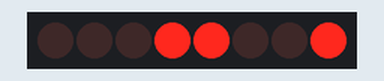
The sketch below on a simulated Arduino Uno, built with avr-gcc and run on an emulated ATmega328P. Shown: 8 shift-register outputs drawn as a row of LEDs (first output left, lit = HIGH). Wiring (inferred from the names in the program): shift register (74HC595): data pin 11; shift clock pin 12; latch pin 8. Wiring (inferred from the signals the program sends): row of LEDs: on Q0, Q1, Q2, Q3, Q4, Q5, Q6, Q7.

Above: at 0.1 s.
At 10.1 s:
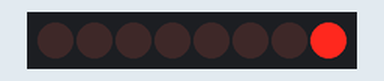
At 20.1 s:
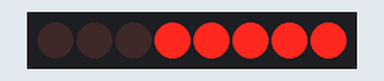
At 30.1 s:
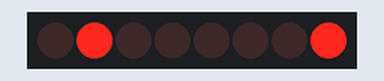
Timing chart, 0 to 31.6 s (numbered marks = the images above):
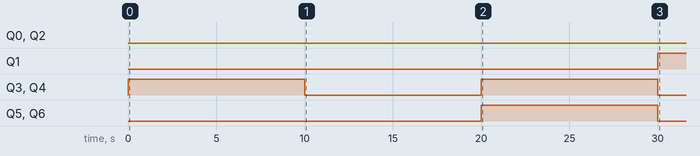

The sketch:

Demo4Test.ino
```cpp
const byte ledCharSet[10] =
{
  //abcdefgp
  0b00011001, // 9
  0b00000001, // 8
  0b00011111, // 7
  0b01000001, // 6
  0b01001001, // 5
  0b10011001, // 4
  0b00001101, // 3
  0b00100101, // 2
  0b10011111, // 1
  0b00000011, // 0
};

const int latchPin = 8;
const int clockPin = 12;
const int dataPin = 11;

void setup()
{
  pinMode(latchPin, OUTPUT);
  pinMode(clockPin, OUTPUT);
  pinMode(dataPin, OUTPUT);
}

void loop() {
  for (int i = 0; i < 10; i++) {
    for (int j = 0 ; j < 10 ; j ++) {
      digitalWrite(latchPin, 0);
      shiftOut(dataPin, clockPin, LSBFIRST, ledCharSet[j]);
      digitalWrite(latchPin, 1);
      digitalWrite(latchPin, 0);
      shiftOut(dataPin, clockPin, LSBFIRST, ledCharSet[i]);
      digitalWrite(latchPin, 1);
      delay(1000);
    }
  }
}
```

Measured:
- by itself, Q1: LOW → HIGH at 30.0 s
- by itself, Q3, Q4: alternates HIGH for 10.0 s and LOW for 10.0 s
- by itself, Q5, Q6: LOW → HIGH at 20.0 s, → LOW 10.0 s later
